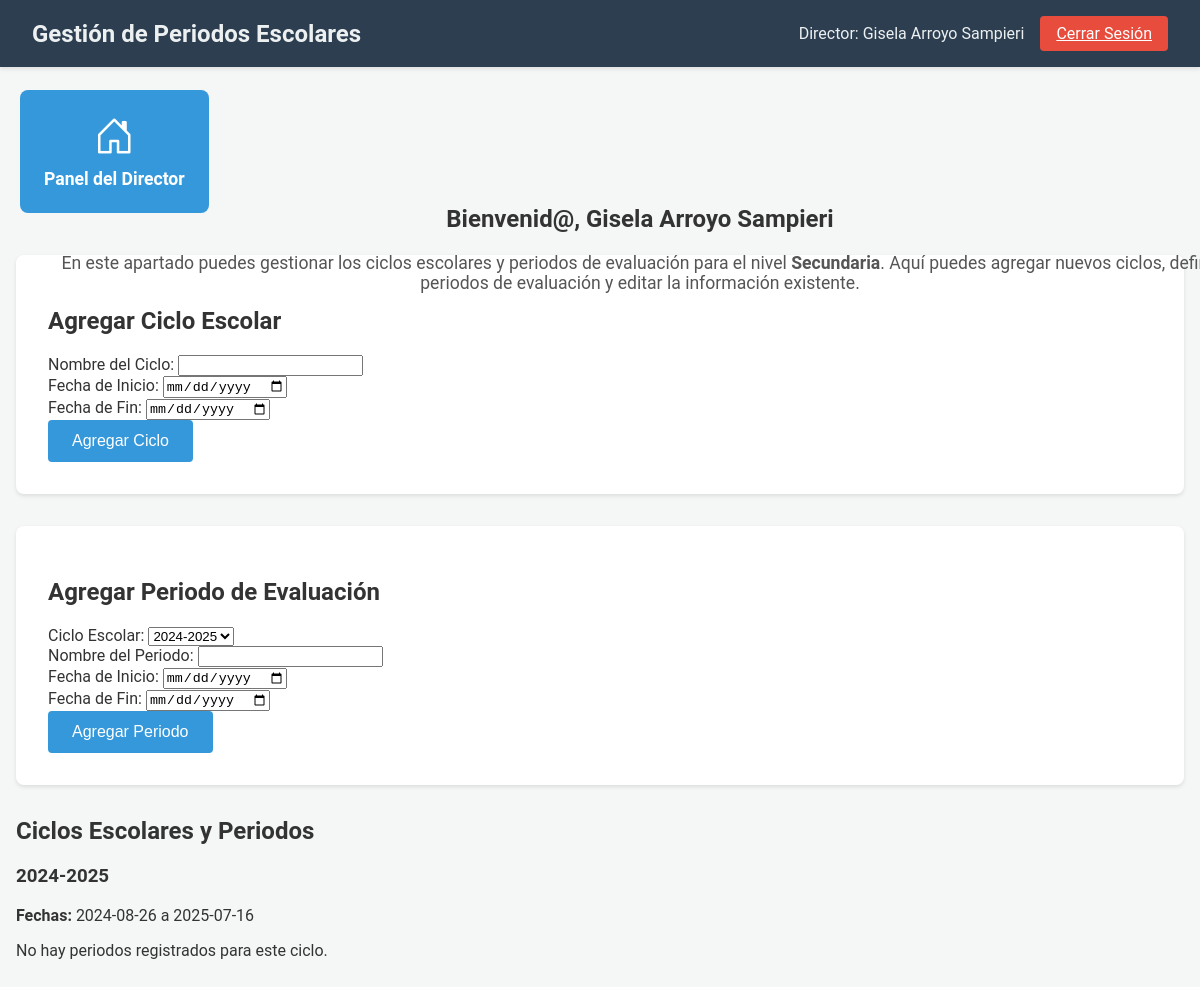
The app's page /Director/periodos_escolares.php (signed in) with its own data.
### tables this page shows
CREATE TABLE `directores` (
  `director_id` int(11) NOT NULL,
  `usuario_id` int(11) NOT NULL,
  `nivel_id` int(11) NOT NULL,
  `asignado_por` int(11) NOT NULL,
  `fecha_asignacion` timestamp NOT NULL DEFAULT current_timestamp()
);

CREATE TABLE `niveles` (
  `nivel_id` int(11) NOT NULL,
  `nivel_nombre` varchar(50) NOT NULL
);

CREATE TABLE `ciclos_escolares` (
  `ciclo_id` int(11) NOT NULL,
  `nombre` varchar(50) NOT NULL,
  `fecha_inicio` date NOT NULL,
  `fecha_fin` date NOT NULL,
  `nivel_id` int(11) NOT NULL
);

### Director/periodos_escolares.php (the view, shortened to what this page needs)
<?php
require_once '../db.php';
try {
    $stmt = $pdo->prepare("SELECT d.nivel_id, n.nivel_nombre
                           FROM directores d
                           JOIN niveles n ON d.nivel_id = n.nivel_id
                           WHERE d.usuario_id = :usuario_id");
    $stmt->execute([':usuario_id' => $_SESSION['usuario_id']]);
    $director = $stmt->fetch(PDO::FETCH_ASSOC);
    $nivel_id_director = $director['nivel_id'];
    $nivel_nombre_director = $director['nivel_nombre'];
} catch (PDOException $e) {
    die("Error al obtener el nivel del director: " . $e->getMessage());
} catch (Exception $e) {
    die($e->getMessage());
}
try {
    $stmt = $pdo->prepare("SELECT * FROM ciclos_escolares WHERE nivel_id = :nivel_id ORDER BY fecha_inicio DESC");
    $stmt->execute([':nivel_id' => $nivel_id_director]);
    $ciclos = $stmt->fetchAll(PDO::FETCH_ASSOC);
} catch (PDOException $e) {
    die("Error al obtener los ciclos y periodos: " . $e->getMessage());
}
?>
<!DOCTYPE html>
<html lang="es">
<head>
    <link rel="stylesheet" href="CSS/periodos_escolares3.css">
    <link href="https://cdn.jsdelivr.net/npm/bootstrap-icons/font/bootstrap-icons.css" rel="stylesheet">
</head>
<body>
    <header class="navbar">
        <div class="navbar-container">
            <h1>Gestión de Periodos Escolares</h1>
            <div class="navbar-right">
                <span>Director: <?php echo htmlspecialchars($_SESSION['nombre']); ?></span>
                <a href="../logout.php" class="logout-button">Cerrar Sesión</a>
            </div>
        </div>
    </header>
    <div class="button-container">
        <a href="dashboard_director.php" class="control-button">
            <i class="bi bi-house-door"></i>
            <span>Panel del Director</span>
        </a>
    </div>
    <main class="main-container">
        <section class="welcome-section">
            <h2>Bienvenid@, <?php echo htmlspecialchars($_SESSION['nombre']); ?></h2>
            <p>
                En este apartado puedes gestionar los ciclos escolares y periodos de evaluación para el nivel
                <strong><?php echo htmlspecialchars($nivel_nombre_director); ?></strong>. Aquí puedes agregar nuevos ciclos,
                definir periodos de evaluación y editar la información existente.
            </p>
        </section>
        <form method="POST" action="periodos_escolares.php" class="filter-form">
            <h2>Agregar Ciclo Escolar</h2>
            <div class="form-group">
                <label for="nombre_ciclo">Nombre del Ciclo:</label>
                <input type="text" id="nombre_ciclo" name="nombre_ciclo" required>
            </div>
            <div class="form-group">
                <label for="fecha_inicio_ciclo">Fecha de Inicio:</label>
                <input type="date" id="fecha_inicio_ciclo" name="fecha_inicio_ciclo" required>
            </div>
            <div class="form-group">
                <label for="fecha_fin_ciclo">Fecha de Fin:</label>
                <input type="date" id="fecha_fin_ciclo" name="fecha_fin_ciclo" required>
            </div>
            <button type="submit" name="agregar_ciclo" class="filter-button">Agregar Ciclo</button>
        </form>
        <form method="POST" action="periodos_escolares.php" class="filter-form">
            <h2>Agregar Periodo de Evaluación</h2>
            <div class="form-group">
                <label for="ciclo_id">Ciclo Escolar:</label>
                <select id="ciclo_id" name="ciclo_id" required>
                    <?php foreach ($ciclos as $ciclo): ?>
                        <option value="<?php echo $ciclo['ciclo_id']; ?>">
                            <?php echo htmlspecialchars($ciclo['nombre']); ?>
                        </option>
                    <?php endforeach; ?>
                </select>
            </div>
            <div class="form-group">
                <label for="nombre_periodo">Nombre del Periodo:</label>
                <input type="text" id="nombre_periodo" name="nombre_periodo" required>
            </div>
            <div class="form-group">
                <label for="fecha_inicio_periodo">Fecha de Inicio:</label>
                <input type="date" id="fecha_inicio_periodo" name="fecha_inicio_periodo" required>
            </div>
            <div class="form-group">
                <label for="fecha_fin_periodo">Fecha de Fin:</label>
                <input type="date" id="fecha_fin_periodo" name="fecha_fin_periodo" required>
            </div>
            <button type="submit" name="agregar_periodo" class="filter-button">Agregar Periodo</button>
        </form>
        <h2>Ciclos Escolares y Periodos</h2>
        <?php if (!empty($ciclos)): ?>
            <?php foreach ($ciclos as $ciclo): ?>
                <div class="ciclo-container">
                    <h3><?php echo htmlspecialchars($ciclo['nombre']); ?></h3>
                    <p><strong>Fechas:</strong> <?php echo htmlspecialchars($ciclo['fecha_inicio']); ?> a <?php echo htmlspecialchars($ciclo['fecha_fin']); ?></p>
                    <?php if (!empty($ciclo['periodos'])): ?>
                        <table>
                            <thead>
                                <tr>
                                    <th>Nombre</th>
                                    <th>Fechas</th>
                                    <th>Acciones</th>
                                </tr>
                            </thead>
                            <tbody>
                                <?php foreach ($ciclo['periodos'] as $periodo): ?>
                                    <tr>
                                        <td><?php echo htmlspecialchars($periodo['nombre']); ?></td>
                                        <td><?php echo htmlspecialchars($periodo['fecha_inicio']); ?> a <?php echo htmlspecialchars($periodo['fecha_fin']); ?></td>
                                        <td>
                                            <a href="editar_periodo.php?id=<?php echo $periodo['periodo_id']; ?>" class="action-button edit">
                                                <i class="bi bi-pencil"></i> Editar
                                            </a>
                                        </td>
                                    </tr>
                                <?php endforeach; ?>
                            </tbody>
                        </table>
                    <?php else: ?>
                        <p>No hay periodos registrados para este ciclo.</p>
                    <?php endif; ?>
                </div>
            <?php endforeach; ?>
        <?php else: ?>
            <p>No hay ciclos escolares registrados.</p>
        <?php endif; ?>
    </main>
</body>
</html>

### Director/CSS/periodos_escolares3.css (style rules this page uses)
body { margin: 0; padding: 0; font-family: 'Roboto', sans-serif; background-color: #f4f7f6; color: #333; }
.navbar { display: flex; justify-content: space-between; align-items: center; background-color: #2c3e50; color: #ecf0f1; padding: 1rem 2rem; box-shadow: 0 2px 4px rgba(0, 0, 0, 0.1); }
.navbar-container { display: flex; justify-content: space-between; align-items: center; width: 100%; }
.navbar-container h1 { font-size: 1.5rem; font-weight: bold; margin: 0; }
.navbar-right { display: flex; align-items: center; gap: 1rem; }
.navbar-right span { font-size: 1rem; }
.logout-button { background-color: #e74c3c; color: #fff; padding: 0.5rem 1rem; border: none; border-radius: 4px; font-size: 1rem; cursor: pointer; transition: background-color 0.3s ease; }
.main-container { max-width: 1200px; margin: 2rem auto; padding: 1rem; }
.welcome-section { text-align: center; margin-bottom: 2rem; position: relative; top: 70px; left: 40px; }
.welcome-section p { font-size: 1.1rem; color: #555; }
.button-container { display: grid; grid-template-columns: repeat(auto-fit, minmax(200px, 1fr)); gap: 1.5rem; margin-bottom: 2rem; }
.control-button { display: flex; flex-direction: column; align-items: center; justify-content: center; background-color: #3498db; color: #fff; padding: 1.5rem; border-radius: 8px; text-decoration: none; transition: transform 0.3s ease, background-color 0.3s ease; position: absolute; top: 90px; left: 20px; }
.control-button i { font-size: 2.5rem; margin-bottom: 0.5rem; }
.control-button span { font-size: 1.1rem; font-weight: bold; }
.filter-form { background-color: #fff; padding: 2rem; border-radius: 8px; box-shadow: 0 2px 4px rgba(0, 0, 0, 0.1); margin-bottom: 2rem; }
.filter-button { background-color: #3498db; color: #fff; padding: 0.75rem 1.5rem; border: none; border-radius: 4px; font-size: 1rem; cursor: pointer; transition: background-color 0.3s ease; }

### records on screen
directores: nivel.nivel_nombre "Secundaria"
ciclos_escolares: nombre "2024-2025", fecha_inicio "2024-08-26", fecha_fin "2025-07-16"

### other values on screen
$_SESSION['nombre'] "Gisela Arroyo Sampieri"
form field ciclo_id "2024-2025"
